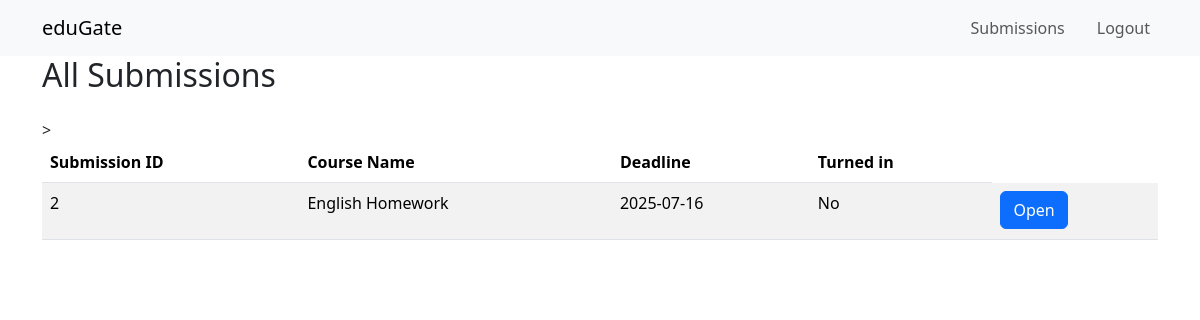
The app's page /submissions (signed in) with its own data.
### main.py (models this page shows)
class Submission(db.Model):
    __tablename__ = 'submission'
    id = db.Column(db.Integer, primary_key = True)
    created_at = db.Column(db.DateTime)
    score =  db.Column(db.Float)
    deadline = db.Column(db.DateTime)
    course_name = db.Column(db.String(50), nullable=False)
    student_ID = db.Column(db.Integer, db.ForeignKey('student.id'))
    admin_ID = db.Column(db.Integer, db.ForeignKey('admin.id'))
    documents = db.relationship('Document', secondary='submissionDocument')

### main.py (the view)
@app.route("/submissions", methods=['GET','POST'])
@login_required
def submissions_page():
    if request.method =="GET":
        student = current_user
        student_id = student.id
        if student_id:
            submissions = db.session.query(Submission).filter(Submission.student_ID == student_id).all()
        else:
            submissions = db.session.query(Submission).all()
        return render_template("studentsubpage.html", submissions=submissions)
    if request.method == 'POST':
        return None
    else:
        return render_template("studentsubpage.html", submissions=[])

### main.py (called while the page is built)
@login_manager.user_loader
def load_user(user_key):
    if not user_key:
        return None
    user_type, user_id = user_key.split(":")
    if user_type == "student":
        return Student.query.get(int(user_id))
    elif user_type == "admin":
        return Admin.query.get(int(user_id))
    return None

    def get_id(self):
        return f"student:{self.id}"

### templates/studentsubpage.html (shortened to what this page needs)
<!doctype html>
<html lang="en">
  <head>
    <link href="https://cdn.jsdelivr.net/npm/bootstrap@5.3.5/dist/css/bootstrap.min.css" rel="stylesheet">
    <link rel="stylesheet" href="/static/styles.css">
  </head>
    {% include 'navbar.html' %}
    <div class="container">
        <h2 class="mb-4">All Submissions</h2>
        {% if submissions %}
          <div class="table-responsive">
            <table class="table table-striped">
              <thead>
                <tr>
                  <th>Submission ID</th>
                  <th>Course Name</th>
                  <th>Deadline</th>
                  <th>Turned in</th>
                </tr>
              </thead>
              <tbody>
                {% for sub in submissions %}
                  <tr>
                    <td>{{ sub.id}}</td>
                    <td>{{ sub.course_name }}</td>
                    <td> {{ sub.created_at.strftime('%Y-%m-%d') }} </td>
                    <td>
                         {% if sub.documents|length >= 1 %}
                          <p>Yes</p>
                         {% else %}
                          <p>No</p>
                        {% endif %}
                    </td>>
                    <td><a href ="submissions/{{ sub.id }}" class="btn btn-primary">Open</button></td>
                  </tr>
                {% endfor %}
              </tbody>
            </table>
          </div>
        {% else %}
          <p>No submissions found.</p>
        {% endif %}
      </div>
    </body>
    </html>

### records on screen
Submission: id "2", course_name "English Homework", created_at "2025-07-16"
